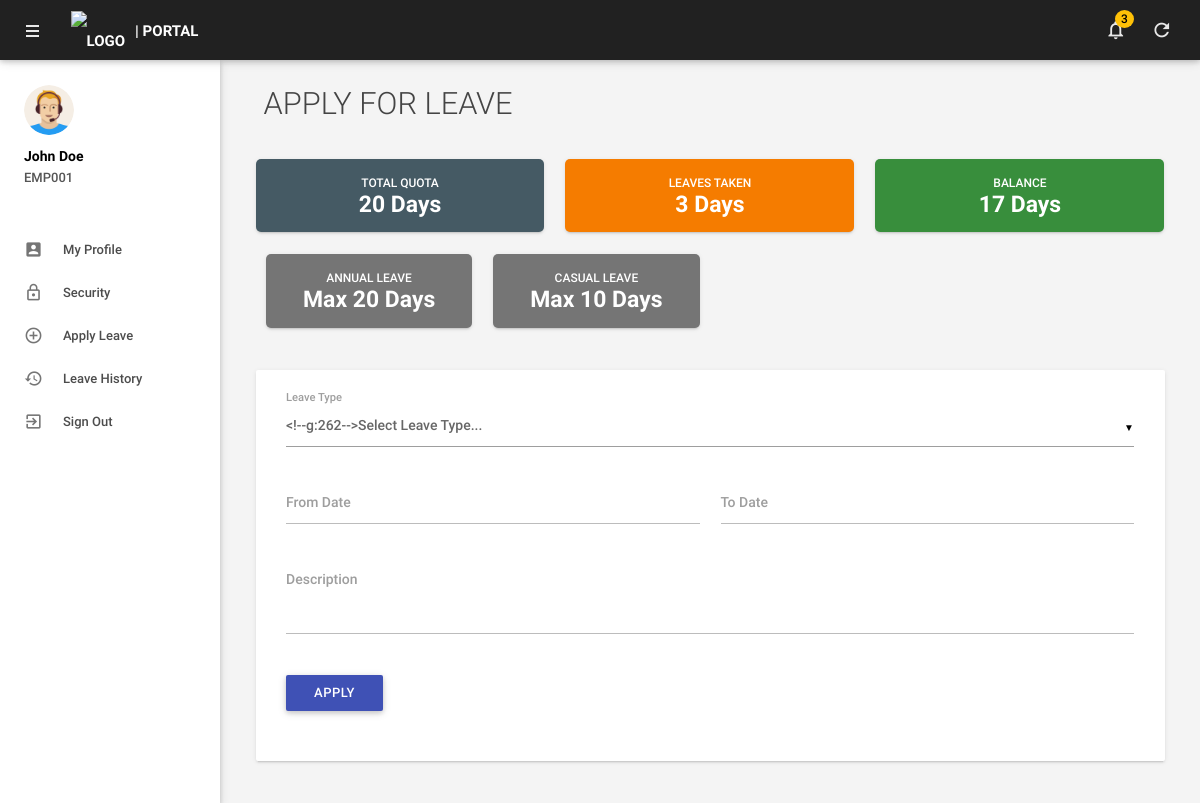
Screenshot of /apply-leave.php (signed in) with the database file from the repository.
### tables this page shows
CREATE TABLE `tblemployees` (
  `id` int(11) NOT NULL AUTO_INCREMENT,
  `EmpId` varchar(100) NOT NULL,
  `FirstName` varchar(150) NOT NULL,
  `LastName` varchar(150) NOT NULL,
  `EmailId` varchar(200) NOT NULL,
  `Password` varchar(255) NOT NULL,
  `Gender` varchar(100) DEFAULT NULL,
  `Dob` varchar(100) DEFAULT NULL,
  `Department` varchar(255) DEFAULT NULL,
  `Address` varchar(255) DEFAULT NULL,
  `City` varchar(200) DEFAULT NULL,
  `State` varchar(150) DEFAULT NULL,
  `Country` varchar(150) DEFAULT 'Nigeria',
  `Phonenumber` char(15) DEFAULT NULL,
  `Status` int(1) NOT NULL DEFAULT 1,
  `role` int(11) NOT NULL,
  `LeavesTaken` int(11) DEFAULT 0,
  `ExtraLeaves` int(11) DEFAULT 0,
  `imageFileName` varchar(255) DEFAULT 'profile-image.png',
  `hash` varchar(255) DEFAULT NULL,
  `RegDate` timestamp NOT NULL DEFAULT CURRENT_TIMESTAMP,
  PRIMARY KEY (`id`),
  UNIQUE KEY `EmailId` (`EmailId`),
  UNIQUE KEY `EmpId` (`EmpId`)
);

CREATE TABLE `tblsettings` (
  `id` int(11) NOT NULL AUTO_INCREMENT,
  `SettingKey` varchar(100) NOT NULL,
  `SettingValue` varchar(255) DEFAULT NULL,
  PRIMARY KEY (`id`),
  UNIQUE KEY `SettingKey` (`SettingKey`)
);

CREATE TABLE `tblleavetype` (
  `id` int(11) NOT NULL AUTO_INCREMENT,
  `LeaveType` varchar(200) NOT NULL,
  `Description` mediumtext,
  `LeaveLimit` int(11) DEFAULT 0,
  `CreationDate` timestamp NOT NULL DEFAULT CURRENT_TIMESTAMP,
  PRIMARY KEY (`id`)
);

### models/Employee.php (called while the page is built, shortened)
<?php
class Employee {
    private $conn;
    private $table_name = "tblemployees";
    public function __construct($db) {
        $this->conn = $db;
    }
    public function findById($id) {
        $stmt = $this->conn->prepare("SELECT * FROM " . $this->table_name . " WHERE id = ?");
        $stmt->execute([$id]);
        return $stmt->fetch(PDO::FETCH_OBJ);
    }
}
?>

### models/Setting.php (called while the page is built, shortened)
<?php
require_once(dirname(__FILE__) . '/../includes/config.php');
class Setting {
    private $dbh;
    public function __construct() {
        global $dbh;
        $this->dbh = $dbh;
    }
    public function getValue($key) {
        $stmt = $this->dbh->prepare("SELECT SettingValue FROM tblsettings WHERE SettingKey = ?");
        $stmt->execute([$key]);
        return $stmt->fetchColumn();
    }
}

### models/LeaveType.php (called while the page is built, shortened)
<?php
require_once(dirname(__FILE__) . '/../includes/config.php');
class LeaveType {
    private $dbh;
    public function __construct() {
        global $dbh;
        $this->dbh = $dbh;
    }
    public function getAll() {
        $stmt = $this->dbh->query("SELECT * FROM tblleavetype ORDER BY LeaveType");
        return $stmt->fetchAll(PDO::FETCH_OBJ);
    }
}

### apply-leave.php (the view, shortened to what this page needs)
<?php
require_once('models/Employee.php');
require_once('models/Leave.php');
require_once('models/LeaveType.php');
require_once('models/Setting.php');
require_once('models/Holiday.php');
$empid = $_SESSION['eid'];
$employeeModel = new Employee($dbh);
$leaveTypeModel = new LeaveType();
$settingModel = new Setting();
$employee = $employeeModel->findById($empid);
$baseMaxLeaves = (int)$settingModel->getValue('base_max_leaves');
$totalLeave = $baseMaxLeaves + $employee->ExtraLeaves;
$leavesTaken = $employee->LeavesTaken;
$leaveBalance = $totalLeave - $leavesTaken;
$leaveTypes = $leaveTypeModel->getAll();
?>
<!DOCTYPE html>
<html lang="en">
<head>
    <?php include('includes/head.php'); ?>
</head>
<body>
    <?php include('includes/header.php'); ?>
    <?php include('includes/sidebar.php'); ?>
    <main class="mn-inner">
        <div class="row">
            <div class="col s12">
                <div class="page-title">Apply for Leave</div>
            </div>
            <div class="col s12 m4">
                <div class="card stats-card blue-grey darken-2"><p>Total Quota</p><h5><?php echo $totalLeave; ?> Days</h5></div>
            </div>
            <div class="col s12 m4">
                <div class="card stats-card orange darken-2"><p>Leaves Taken</p><h5><?php echo $leavesTaken; ?> Days</h5></div>
            </div>
            <div class="col s12 m4">
                <div class="card stats-card green darken-2"><p>Balance</p><h5><?php echo $leaveBalance; ?> Days</h5></div>
            </div>
            <div class="col s12">
                <div class="row">
                    <?php foreach ($leaveTypes as $type) {
                        if ($type->LeaveLimit > 0) { ?>
                            <div class="col s12 m3">
                                <div class="card stats-card leave-type-card"><p><?php echo htmlentities($type->LeaveType); ?></p><h5>Max <?php echo $type->LeaveLimit; ?> Days</h5></div>
                            </div>
                    <?php } } ?>
                </div>
            </div>
            <div class="col s12">
                <div class="card">
                    <div class="card-content">
                        <form id="leave-form" method="post">
                            <div class="row">
                                <div class="input-field col s12">
                                    <label>Leave Type</label>
                                </div>
                                <div class="input-field col m6 s12">
                                    <input id="fromdate" name="fromdate" type="text" class="datepicker" required>
                                    <label for="fromdate">From Date</label>
                                </div>
                                <div class="input-field col m6 s12">
                                    <input id="todate" name="todate" type="text" class="datepicker" required>
                                    <label for="todate">To Date</label>
                                </div>
                                <div class="input-field col s12">
                                    <textarea id="description" name="description" class="materialize-textarea" required></textarea>
                                    <label for="description">Description</label>
                                </div>
                                <div class="col s12">
                                </div>
                                <div class="input-field col s12">
                                    <button type="submit" name="apply" class="waves-effect waves-light btn indigo m-b-xs">APPLY</button>
                                </div>
                            </div>
                        </form>
                    </div>
                </div>
            </div>
        </div>
    </main>
</body>
</html>

### includes/sidebar.php (shortened to what this page needs)
<?php
$base_path = (strpos($_SERVER['SCRIPT_NAME'], '/admin/') !== false) ? '../' : '';
$user_session_data = $_SESSION['user_data'] ?? [];
$sidebar_user_name = $user_session_data['name'] ?? "User";
$sidebar_emp_id = $user_session_data['empid'] ?? "";
$sidebar_img = $user_session_data['img'] ?? "assets/images/profile-image.png";
?>
<aside id="slide-out" class="side-nav white fixed">
    <div class="side-nav-wrapper">
        <div class="sidebar-profile">
            <div class="sidebar-profile-image">
                <img src="<?php echo $base_path . $sidebar_img; ?>" class="circle" alt="Profile">
            </div>
            <div class="sidebar-profile-info">
                <p><?php echo $sidebar_user_name; ?></p>
                <span><?php echo $sidebar_emp_id; ?></span>
            </div>
        </div>
        <ul class="sidebar-menu collapsible collapsible-accordion" data-collapsible="accordion">
            <li class="no-padding"><a class="waves-effect waves-grey" href="<?php echo $base_path; ?>myprofile.php"><i class="material-icons">account_box</i>My Profile</a></li>
            <li class="no-padding"><a class="waves-effect waves-grey" href="<?php echo $base_path; ?>emp-changepassword.php"><i class="material-icons">lock_outline</i>Security</a></li>
            <li class="no-padding"><a class="waves-effect waves-grey" href="<?php echo $base_path; ?>apply-leave.php"><i class="material-icons">add_circle_outline</i>Apply Leave</a></li>
            <li class="no-padding"><a class="waves-effect waves-grey" href="<?php echo $base_path; ?>leavehistory.php"><i class="material-icons">history</i>Leave History</a></li>
            <li class="no-padding">
                <a class="waves-effect waves-grey" href="<?php echo $base_path; ?>logout.php"><i class="material-icons">exit_to_app</i>Sign Out</a>
            </li>
        </ul>
    </div>
</aside>

### includes/head.php (style rules this page uses)
.page-title { font-weight: 300 !important; color: #444; margin-bottom: 30px; font-size: 2.2rem; }

### apply-leave.php (style rules this page uses)
.stats-card { padding: 15px; border-radius: 5px; color: #fff; margin-bottom: 15px; text-align: center; }
.stats-card h5 { margin: 0; font-weight: bold; }
.stats-card p { margin: 0; font-size: 12px; text-transform: uppercase; }
.leave-type-card { background-color: #757575; }

### rows the page displays
tblemployees: EmpId "EMP001", LeavesTaken "3"
tblsettings: SettingValue "20", SettingValue.LeavesTaken "17"
tblleavetype: LeaveType "ANNUAL LEAVE", LeaveLimit "20"
tblleavetype: LeaveType "CASUAL LEAVE", LeaveLimit "10"

### other values shown
$h_title "| PORTAL"
$h_unread "3"
$sidebar_user_name "John Doe"
